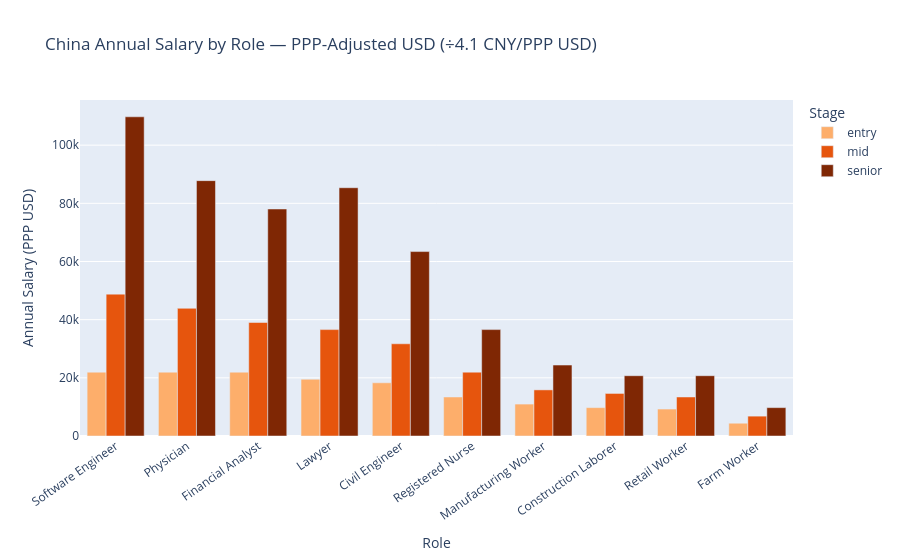

The notebook cell saved with this chart:
### Code cell
fig2 = px.bar(
    df, x='role_label', y='median_salary_ppp_usd', color='career_stage',
    barmode='group',
    category_orders={'role_label': mid_order, 'career_stage': ['entry', 'mid', 'senior']},
    color_discrete_map=stage_colors,
    title='China Annual Salary by Role — PPP-Adjusted USD (÷4.1 CNY/PPP USD)',
    labels={'role_label': 'Role', 'median_salary_ppp_usd': 'Annual Salary (PPP USD)', 'career_stage': 'Stage'},
)
fig2.update_layout(xaxis_tickangle=-35)
fig2.show()

### Figure 1 — Plotly figure (JSON) as saved in the notebook; plotly's stock layout.template omitted (floating-point values rounded to 4 significant figures)
{"data": [{"alignmentgroup": "True", "hovertemplate": "Stage=entry<br>Role=%{x}<br>Annual Salary (PPP USD)=%{y}<extra></extra>", "legendgroup": "entry", "marker": {"color": "#fdae6b", "pattern": {"shape": ""}}, "name": "entry", "offsetgroup": "entry", "orientation": "v", "showlegend": true, "textposition": "auto", "type": "bar", "x": ["Software Engineer", "Lawyer", "Physician", "Financial Analyst", "Registered Nurse", "Civil Engineer", "Construction Laborer", "Farm Worker", "Manufacturing Worker", "Retail Worker"], "xaxis": "x", "y": [21950.0, 19510.0, 21950.0, 21950.0, 13420.0, 18290.0, 9756.0, 4390.0, 10980.0, 9268.0], "yaxis": "y"}, {"alignmentgroup": "True", "hovertemplate": "Stage=mid<br>Role=%{x}<br>Annual Salary (PPP USD)=%{y}<extra></extra>", "legendgroup": "mid", "marker": {"color": "#e6550d", "pattern": {"shape": ""}}, "name": "mid", "offsetgroup": "mid", "orientation": "v", "showlegend": true, "textposition": "auto", "type": "bar", "x": ["Software Engineer", "Lawyer", "Physician", "Financial Analyst", "Registered Nurse", "Civil Engineer", "Construction Laborer", "Farm Worker", "Manufacturing Worker", "Retail Worker"], "xaxis": "x", "y": [48780.0, 36580.0, 43900.0, 39020.0, 21950.0, 31710.0, 14630.0, 6829.0, 15850.0, 13420.0], "yaxis": "y"}, {"alignmentgroup": "True", "hovertemplate": "Stage=senior<br>Role=%{x}<br>Annual Salary (PPP USD)=%{y}<extra></extra>", "legendgroup": "senior", "marker": {"color": "#7f2704", "pattern": {"shape": ""}}, "name": "senior", "offsetgroup": "senior", "orientation": "v", "showlegend": true, "textposition": "auto", "type": "bar", "x": ["Software Engineer", "Lawyer", "Physician", "Financial Analyst", "Registered Nurse", "Civil Engineer", "Construction Laborer", "Farm Worker", "Manufacturing Worker", "Retail Worker"], "xaxis": "x", "y": [109800.0, 85370.0, 87800.0, 78050.0, 36580.0, 63420.0, 20730.0, 9756.0, 24390.0, 20730.0], "yaxis": "y"}], "layout": {"barmode": "group", "legend": {"title": {"text": "Stage"}, "tracegroupgap": 0}, "title": {"text": "China Annual Salary by Role — PPP-Adjusted USD (÷4.1 CNY/PPP USD)"}, "xaxis": {"anchor": "y", "categoryarray": ["Software Engineer", "Physician", "Financial Analyst", "Lawyer", "Civil Engineer", "Registered Nurse", "Manufacturing Worker", "Construction Laborer", "Retail Worker", "Farm Worker"], "categoryorder": "array", "domain": [0.0, 1.0], "tickangle": -35, "title": {"text": "Role"}}, "yaxis": {"anchor": "x", "domain": [0.0, 1.0], "title": {"text": "Annual Salary (PPP USD)"}}}}
